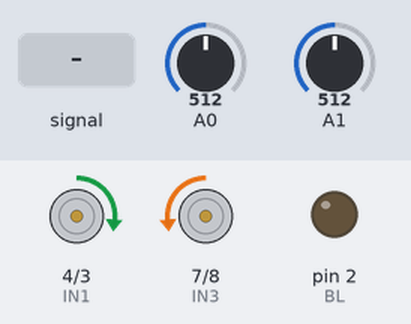
Bench run of a sketch on a simulated Arduino Uno, built with avr-gcc and run on an emulated ATmega328P. On the bench: motor-driver pin pairs drawn as motors (green arrow = first pin HIGH = forward, orange = second pin HIGH = backward, longer = more drive, scaled by the enable pin), output pins drawn as LEDs (lit = HIGH). Inputs (shaded band) come from the test bench; at power-on: A0 = 512, A1 = 512.

Above: at 1.2 s.
1.3 s: A0 fed a 200 Hz sine of ±81 counts around its level
At 2.05 s:
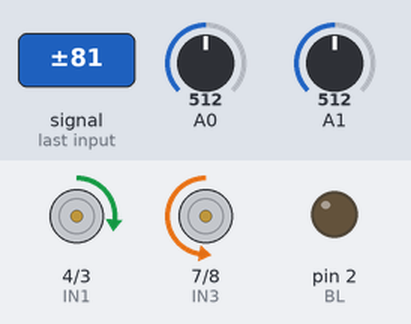
4.3 s: A0 set to 570
5.8 s: A1 set to 570
At 6.3 s:
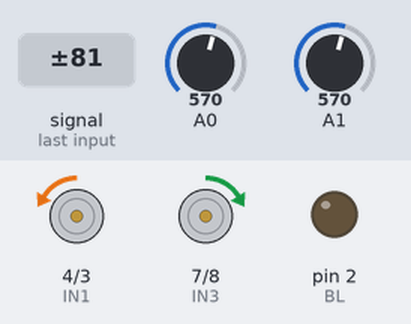
7.3 s: A0 set to 550
At 8.5 s:
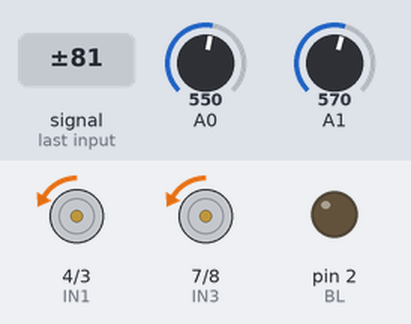
8.8 s: A1 set to 511
At 9.7 s:
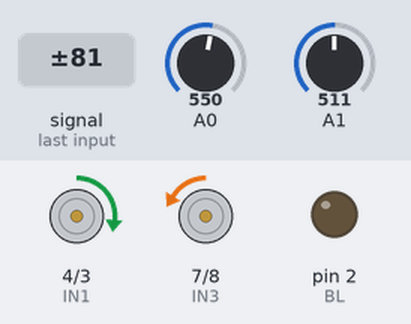
10.3 s: A0 set to 716
At 10.8 s:
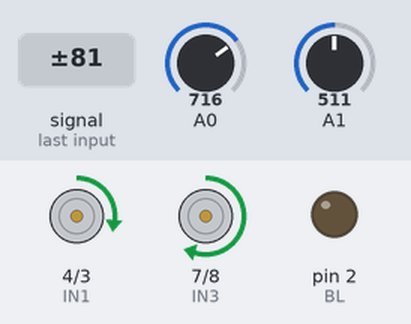
Timing chart, 0 to 12.8 s (numbered marks = the images above; inputs shaded):
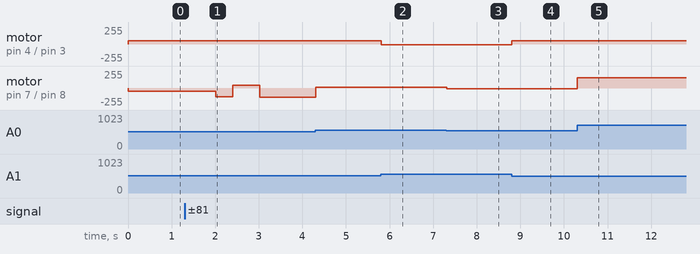

Measured:
- after the input at 1.3 s, motor on pin 7 (IN3) / pin 8 (IN4): backward 48/255 → backward 129/255 after 0.71 s, → forward 41/255 0.39 s later, → forward 42/255 0.09 s later, → backward 136/255 0.53 s later
- after the input at 5.8 s, motor on pin 4 (IN1) / pin 3 (IN2): forward 48/255 → backward 10/255 at once
- after the input at 7.3 s, motor on pin 7 (IN3) / pin 8 (IN4): forward 10/255 → backward 10/255 at once
- after the input at 8.8 s, motor on pin 4 (IN1) / pin 3 (IN2): backward 10/255 → forward 49/255 at once
- after the input at 10.3 s, motor on pin 7 (IN3) / pin 8 (IN4): backward 10/255 → forward 156/255 at once

The sketch:

Programa.ino
```cpp
#include <PID_v1.h>
#define IN1 4
#define IN2 3
#define IN3 7
#define IN4 8
#define ENA 6
#define ENB 5
#define BL 2

double Setpoint_X, Input_X, Output_X,X_plus;
double p_X = 1,i_X = 0,d_X = 0.01;
double Setpoint_Y, Input_Y, Output_Y,Y_plus;
double p_Y = 1,i_Y = 0,d_Y = 0.01;

int i,on_put=1;

unsigned long time;

PID PID_X(&Input_X, &Output_X, &Setpoint_X,p_X,i_X,d_X, DIRECT);
PID PID_Y(&Input_Y, &Output_Y, &Setpoint_Y,p_Y,i_Y,d_Y, DIRECT);

char inByte='9',nullByte,run_flag,run_dirict;
float go_step;

void turn_X(int a)
{
  if(a>=0)
  {
    digitalWrite(IN1,1);
    digitalWrite(IN2,0);
    analogWrite(ENA,a);
  }
  else
  {
    a=-a;
    digitalWrite(IN1,0);
    digitalWrite(IN2,1);
    analogWrite(ENA,a);
  }
}

void turn_Y(int a)
{
  if(a>=0)
  {
    digitalWrite(IN3,0);
    digitalWrite(IN4,1);
    analogWrite(ENB,a);
  }
  else
  {
    a=-a;
    digitalWrite(IN3,1);
    digitalWrite(IN4,0);
    analogWrite(ENB,a);
  }
}

void setup()
{
  pinMode(IN1,OUTPUT);
  pinMode(IN2,OUTPUT);
  pinMode(IN3,OUTPUT);
  pinMode(IN4,OUTPUT);
  pinMode(ENA,OUTPUT);
  pinMode(ENB,OUTPUT);
  pinMode(BL,OUTPUT);
  digitalWrite(IN1,0);
  digitalWrite(IN2,0);
  digitalWrite(IN3,0);
  digitalWrite(IN4,0);
  analogWrite(ENA,0);
  analogWrite(ENB,0);
  Setpoint_X = 560;//560;
  Setpoint_Y = 560;//560;
  PID_X.SetTunings(p_X,i_X,d_X);
  PID_Y.SetTunings(p_Y,i_Y,d_Y);
  PID_X.SetOutputLimits(-255,255);
  PID_Y.SetOutputLimits(-255,255);
  PID_X.SetSampleTime(5);
  PID_Y.SetSampleTime(5);
  PID_X.SetMode(AUTOMATIC);
  PID_Y.SetMode(AUTOMATIC);
}

void loop()
{
  Input_X = analogRead(A1);
  Input_Y = analogRead(A0);

  PID_X.Compute();
  PID_Y.Compute();
  turn_X(Output_X);
  turn_Y(Output_Y);
}
```
